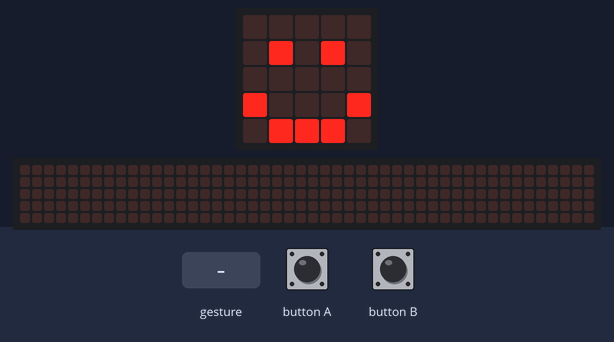
This program was run on a simulated BBC micro:bit (MakeCode). On the bench: the board's 5×5 LED display, a strip that is not on the board, showing the scrolling text unrolled. The inputs (shaded band) are chosen by the test bench. Random numbers come from a fixed seed; a tilt is held for 1.5 s and a shake lasts 1 s, then the board lies face up again; the 48×5 strip is a reading aid, not a part: it shows the text the display is scrolling, unrolled, one strip-width of it at a time.

Above: at 1.8 s.
1.9 s: button A pressed for 0.15 s
At 2.12 s:
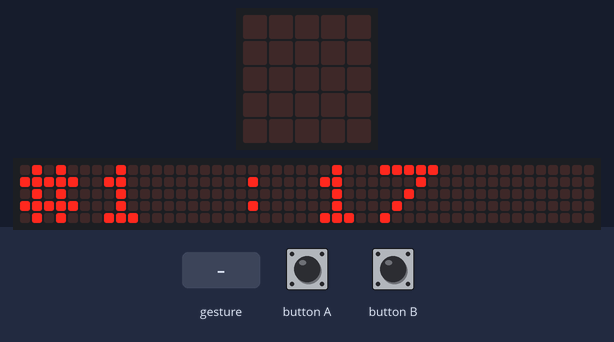
2.6 s: button B pressed for 0.15 s
At 2.87 s:
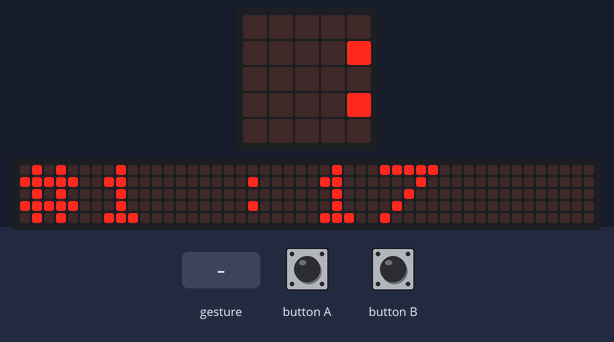
3.3 s: gesture 'shake'
At 17.5 s:
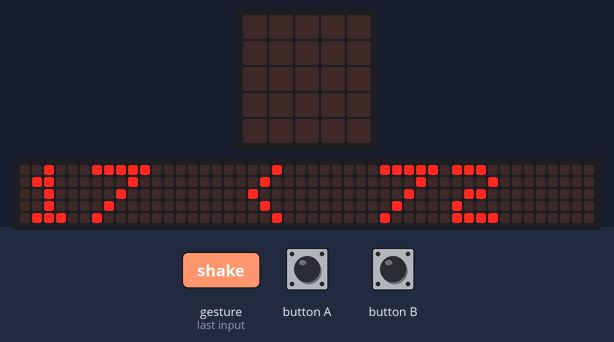

Measured:
- after the input at 1.9 s, the display: changes after 0.15 s (image 1)
- what the display in image 3 shows lasts 0.6 s, from 17.1 s to 17.7 s

The program:

main.ts
```typescript
// (licence header left out)
// creating variables
let numberA: number = 0
let numberB: number = 1

// assign random values
numberA = randint(0, 99)
numberB = randint(0, 99)

// setup
basic.showIcon(IconNames.Happy)

// button a
input.onButtonPressed(Button.A, function () {
  basic.clearScreen()
  basic.showString("#1 :" + numberA)
  pause(2000)
  basic.showIcon(IconNames.Happy)
})

// button b
input.onButtonPressed(Button.B, function () {
  basic.clearScreen()
  basic.showString("#2 :" + numberB)
  pause(2000)
  basic.showIcon(IconNames.Happy)
})

// shake
input.onGesture(Gesture.Shake, function () {
  basic.clearScreen()
  if (numberA > numberB )
    basic.showString(numberA + " > " + numberB)
  else
    basic.showString(numberA + " < " + numberB)
  pause(2000)
  basic.showIcon(IconNames.Happy)
})
```
